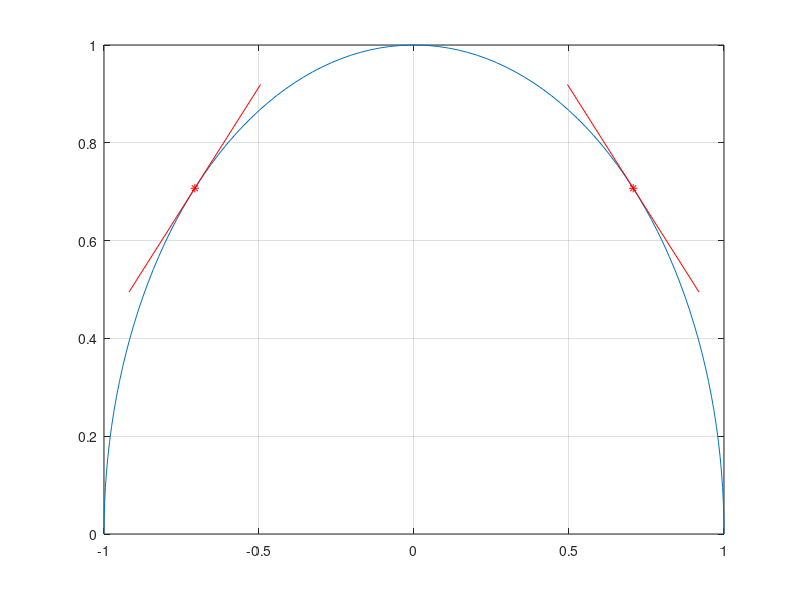

Reproduce this figure in MATLAB. (Note: this script raises an error after producing the figure.)
% scale-free Hermite interpolation
% demonstrate fit to unit circle

clf;

s1 = pi/4+2*pi/4;

f  = @(x) [-cos(x); sin(x)];
fs = @(x) [ sin(x); cos(x)];

x = linspace(0, pi, 100);
y = f(x);
plot(y(1,:),y(2,:))
grid on

x0 = f(pi/4);
t0 = fs(pi/4);
al1 = norm(t0);
t0 = t0/al1;

x1 = f(s1);
t1 = fs(s1);
be1 = norm(t1);
t1 = t1/be1;

hold on

plot(x0(1), x0(2), 'r*');
x = [x0-0.3*t0, x0+0.3*t0];
plot(x(1,:), x(2,:), 'r');

plot(x1(1), x1(2), 'r*');
x = [x1-0.3*t1, x1+0.3*t1];
plot(x(1,:), x(2,:), 'r');

hold off

%[A B C D] = sh3coeff(x0, t0, x1, t1, al1, be1);
[A B C D] = sfh3coeff(x0, t0, x1, t1);

x  = linspace(-1,2,100);
y  = h3eval(A, B, C, D, x);

hold on
plot(y(1,:), y(2,:), 'g.');
hold off
axis([-1.5 1.5 -0.5 1.5]);

COEFF = [A B C D]

[A B C D] = sfh3xcoeff(x0, t0, x1, t1);

x  = linspace(0,0.3/norm(x1-x0),10);
y  = h3eval(A, B, C, D, x);

hold on
plot(y(1,:), y(2,:), 'm.');
hold off
